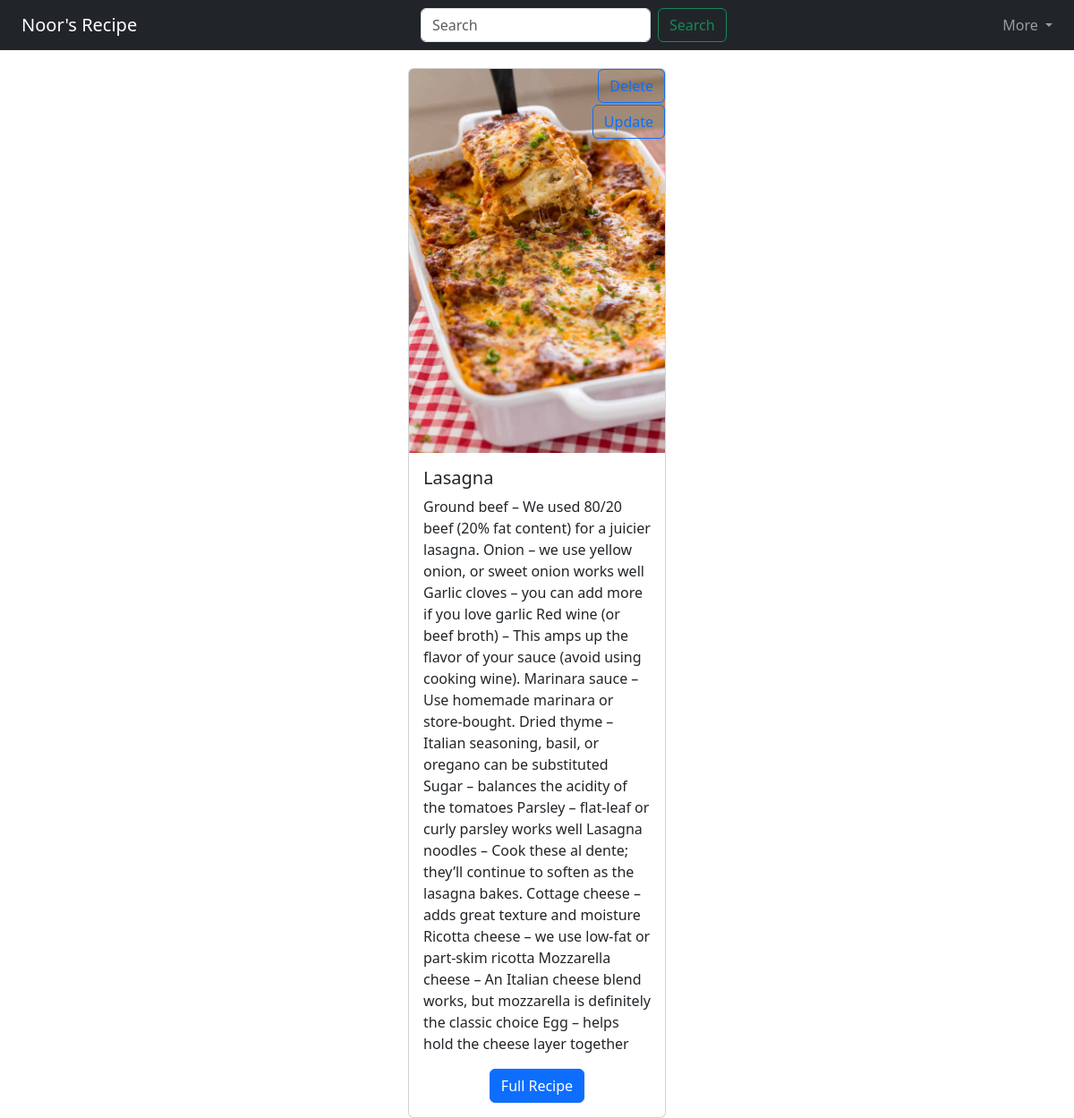
Page /my_recipe/ (signed in) on the committed database.
### home/models.py (models this page shows, shortened)
class RecipeModel(models.Model):
    user = models.ForeignKey(User, on_delete=models.SET_NULL, null=True, blank=True)
    recipe_name = models.TextField(null=True)
    recipe_description = models.CharField(max_length=1500)
    recipe_file = models.FileField(upload_to='recipe_images')

### home/views.py (the view)
# urls.py: path('my_recipe/', my_recipe, name='my_recipe'),
@login_required(login_url='/login')
def my_recipe(request):
    current_user = request.user
    recipes_data = RecipeModel.objects.filter(user=current_user)
    page_title = 'Explore Recipe'
    if request.GET.get('search'):
        recipes_data = RecipeModel.objects.filter(recipe_name__icontains = request.GET.get('search'), user=current_user)
    return render(request, 'my_recipe.html', context={'recipes':recipes_data, 'PageTitle':page_title,  'data_len': len(recipes_data)})

### home/templates/my_recipe.html (shortened to what this page needs)
<!DOCTYPE html>
<html lang="en">
<head>
  <link href="https://cdn.jsdelivr.net/npm/bootstrap@5.3.3/dist/css/bootstrap.min.css" rel="stylesheet"
 />
</head>
<body>
  <nav class="navbar navbar-dark bg-dark justify-content-between navbar-expand-lg">
    <a href="/" class="navbar-brand ms-4">Noor's Recipe</a>
    <form class="d-flex">
      <input class="form-control me-2" type="search" placeholder="Search" name="search" aria-label="Search">
      <button class="btn btn-outline-success" type="submit">Search</button>
    </form>
    <div class="d-flex me-2">
      <div>
        <ul class="navbar-nav me-2">
          <li class="nav-item dropdown">
            <a class="nav-link dropdown-toggle" href="#" role="button" data-bs-toggle="dropdown" aria-expanded="false">
              More
            </a>
          </li>
        </ul>
      </div>
    </div>
  </nav>
  {%for recipe in recipes%}
  <div class="contrainer" style="margin-top: 20px;">
    <div class="card m-auto" style="width: 18rem;">
      <img src="/media/{{recipe.recipe_file}}" class="card-img-top" alt="...">
      <a href="/delete_recipe/{{recipe.id}}" class="btn btn-outline-primary"
        style="position: absolute; right: 0px;">Delete</a>
      <a href="/update_recipe/{{recipe.id}}" class="btn btn-outline-primary"
        style="position: absolute; right: 0px; top: 40px;">Update</a>
      <div class="card-body">
        <h5 class="card-title">{{recipe.recipe_name}}</h5>
        <p class="card-text">{{recipe.recipe_description}}</p>
        <div class="text-center">
          <a href="#" class="btn btn-primary ">Full Recipe</a>
        </div>
      </div>
    </div>
  </div>
  {% endfor %}
</body>
</html>

### rows in the picture
RecipeModel: recipe_file (picture), recipe_name "Lasagna", recipe_description "Ground beef – We used 80/20 beef (20% fat content) for a juicier lasagna. Onion – we use yellow onion, or sweet onion works well Garlic cloves – you can add more if you love garlic Red wine (or beef broth) – This amps up the flavor of your sauce (avoid using cooking wine). Marinara sauce – Use homemade marinara or store-bought. Dried thyme – Italian seasoning, basil, or oregano can be substituted Sugar – balances the acidity of the tomatoes Parsley – flat-leaf or curly parsley works well Lasagna noodles – Cook these al dente; they’ll continue to soften as the lasagna bakes. Cottage cheese – adds great texture and moisture Ricotta cheese – we use low-fat or part-skim ricotta Mozzarella…"
